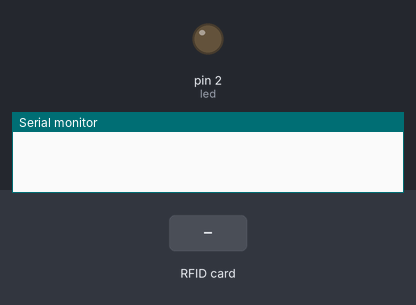
A sketch run on a simulated Arduino Uno, built with avr-gcc and run on an emulated ATmega328P. Shown: output pins drawn as LEDs (lit = HIGH), the last lines printed to the serial monitor. Inputs (shaded band) come from the test bench. Pins used as bus, display or sensor lines are not drawn.

Above: at 1.2 s.
1.3 s: RFID card 5E 7A 19 C4 held to the reader
At 2.1 s:
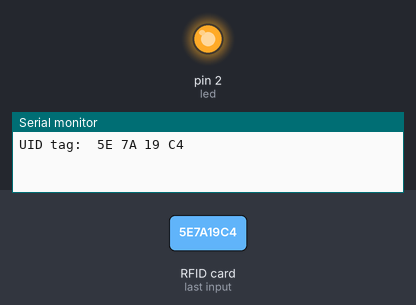
Timing chart, 0 to 4.3 s (numbered marks = the images above; inputs shaded):
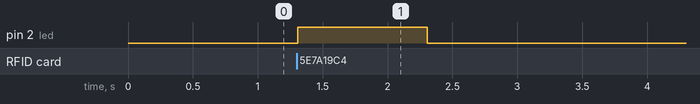

The sketch:

Prueba_de_antenaDeSenal_Tarjeta_LLavero.ino
```cpp
//librerias a usar
#include <SPI.h>
#include <MFRC522.h>


//Se definen los pines del lector RFID
#define SS_PIN 10
#define RST_PIN 9

// Se crea una instancia del objeto RFID
MFRC522 mfrc522(SS_PIN, RST_PIN);

//LED
int led = 2;

void setup() {
  // Definimos el led como salida
  pinMode(led, OUTPUT);

  Serial.begin(9600);
  //habilitamos el SPISirve para la comunicacion MOSI, MUSI, SCK Y SS
  SPI.begin();
  mfrc522.PCD_Init();
}

void loop() {
  // Comprueba la presencia de una tarjeta
  if (!mfrc522.PICC_IsNewCardPresent()){
    return;
  }

  //Lee el ID de la tarjeta
  if (!mfrc522.PICC_ReadCardSerial()){
    return;
  }
  //Imprime el UID
  Serial.print("UID tag: ");

  for (byte i=0 ; i<mfrc522.uid.size; i++){
    Serial.print(mfrc522.uid.uidByte[i] < 0x10 ? " 0" : " ");
    Serial.print(mfrc522.uid.uidByte[i], HEX);
  }

  //Encendemos el LED y lo apagamos
  digitalWrite(led, HIGH);
  delay(1000);
  digitalWrite(led, LOW);

  Serial.println();
  delay(1000);

}
```

Measured:
- after the input at 1.3 s, pin 2 (led): LOW → HIGH at once, → LOW 1.0 s later
